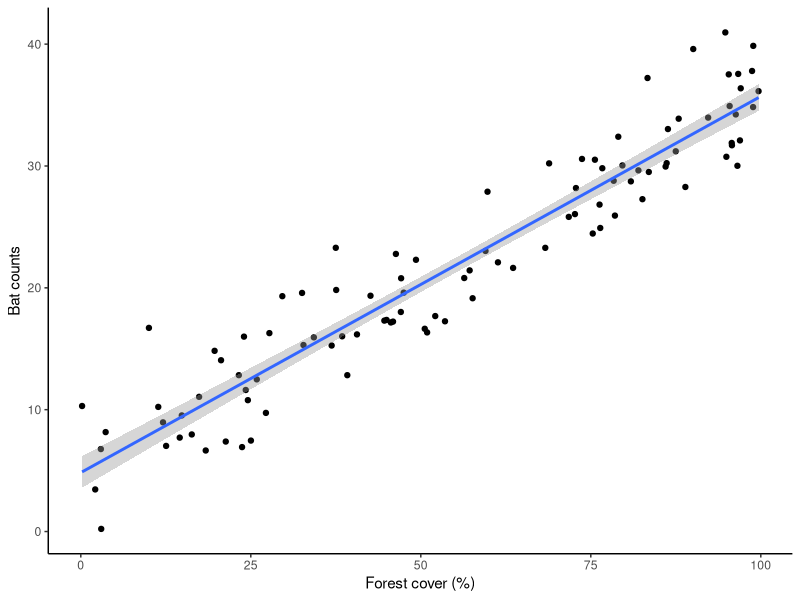
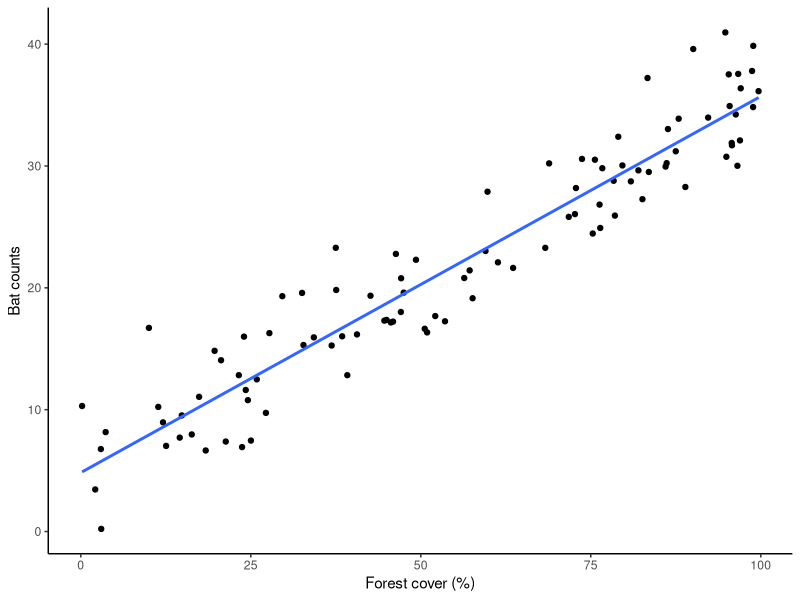
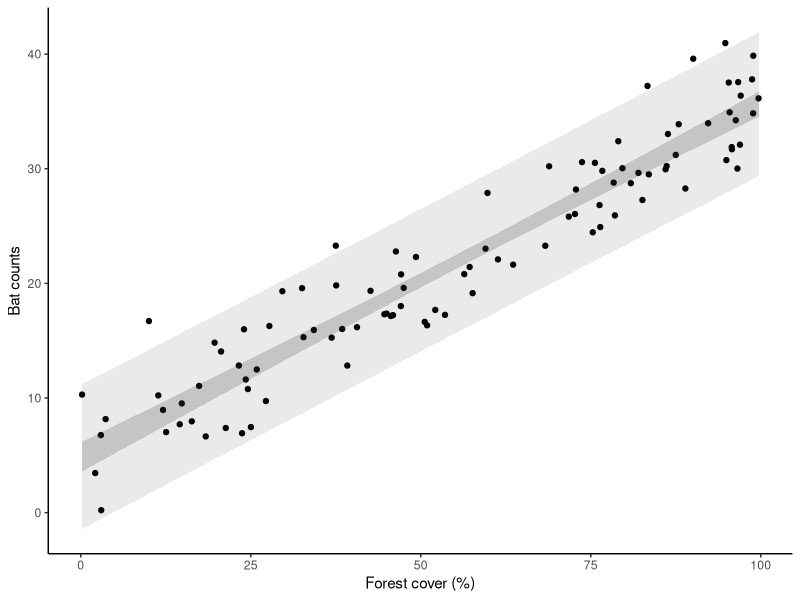
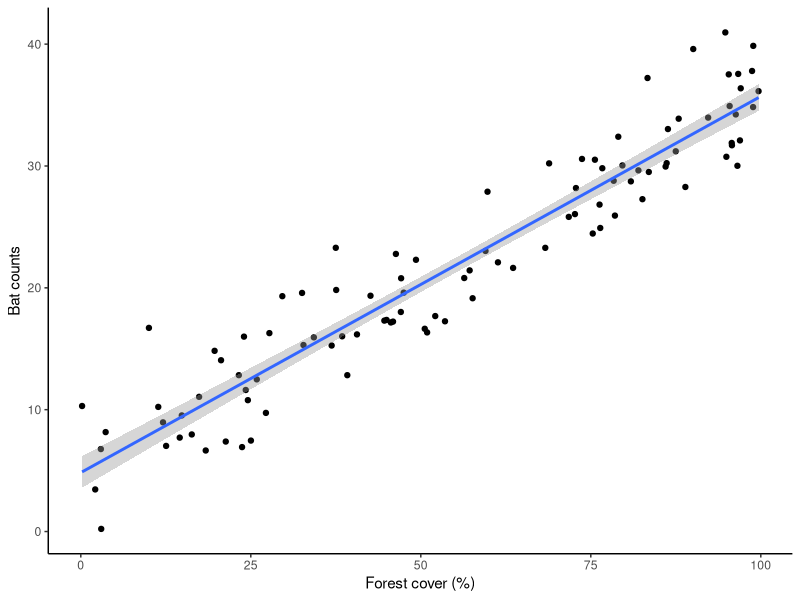
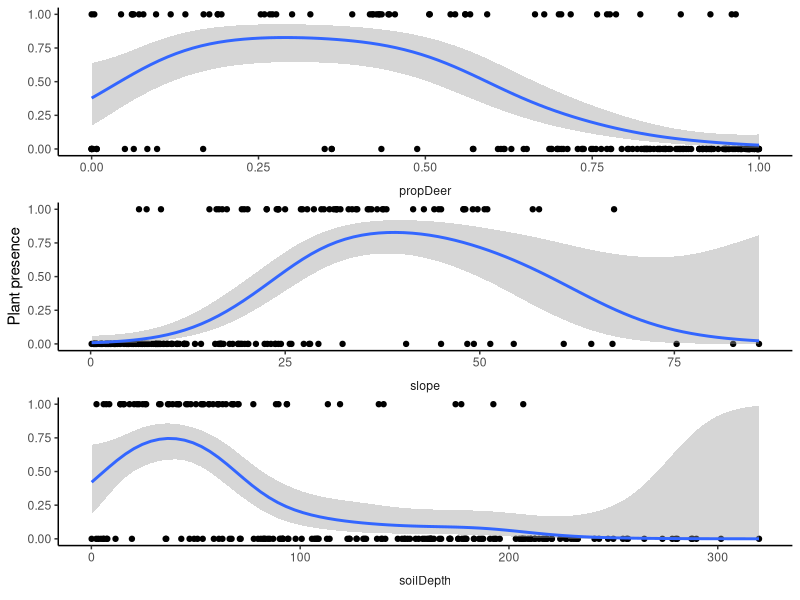

Recreate these plots in R, in order.
## ---- chunk 1
knitr::opts_chunk$set(echo = FALSE, eval = TRUE, message=TRUE, 
                      warning=TRUE, cache = TRUE, fig.height=5,fig.width=5)
library(MASS) #glm.nb
library(tidyverse)
theme_set(theme_classic())
library(ggeffects)
library(ggpubr)
library(knitr)

#Generate data 
n <- 100
x <- runif(n,0,100)
yhat <- 5 + 0.3*x #Expected value
# y1 <- rpois(n,exp(yhat))  #Poisson process
y1 <- abs(rnorm(n,yhat,3)) #Normal process
d1 <- data.frame(forest=x,batAbund=y1,unicorns=round(runif(n,0,300))) #Dataframe
# ggplot(d1,aes(x,y1))+geom_point()

## ---- chunk 2
(p1 <- ggplot(d1,aes(x,y1))+geom_point() + labs(x='Forest cover (%)',y='Bat counts') + 
  geom_smooth(method='lm',formula=y~x))
## ---- chunk 3
(ggplot(d1,aes(x,y1))+geom_point() + labs(x='Forest cover (%)',y='Bat counts') + 
  geom_smooth(method='lm',se=FALSE,formula=y~x))
## ---- chunk 4

predInt1 <- data.frame(d1, predict(lm(y1~x,data=d1), interval = "confidence"))
predInt2 <- data.frame(d1, predict(lm(y1~x,data=d1), interval = "prediction"))

ggplot(d1,aes(x,y1))+geom_point() + labs(x='Forest cover (%)',y='Bat counts') + 
  geom_ribbon(data=predInt1,aes(x=x,ymax=upr,ymin=lwr),alpha=0.2)+
  geom_ribbon(data=predInt2,aes(x=x,ymax=upr,ymin=lwr),alpha=0.1)
## ---- chunk 5
m1 <- lm(batAbund ~ forest + unicorns, data=d1)
summary(m1)

## ---- chunk 6
p1
## ---- chunk 7
plantDat <- read.csv('./plantDat.csv')

plantDat %>% pivot_longer(-plantPres) %>% 
    ggplot(aes(x=value,y=plantPres))+geom_point()+
    facet_wrap(~name,scales = 'free',ncol=1,
              strip.position = 'bottom')+
    geom_smooth(method='gam',formula=y~s(x),
                method.args=list(family='binomial'))+
  labs(x=NULL,y='Plant presence')+
  theme(strip.background = element_blank(),
           strip.placement = "outside",
        panel.spacing = unit(0, "lines"))
